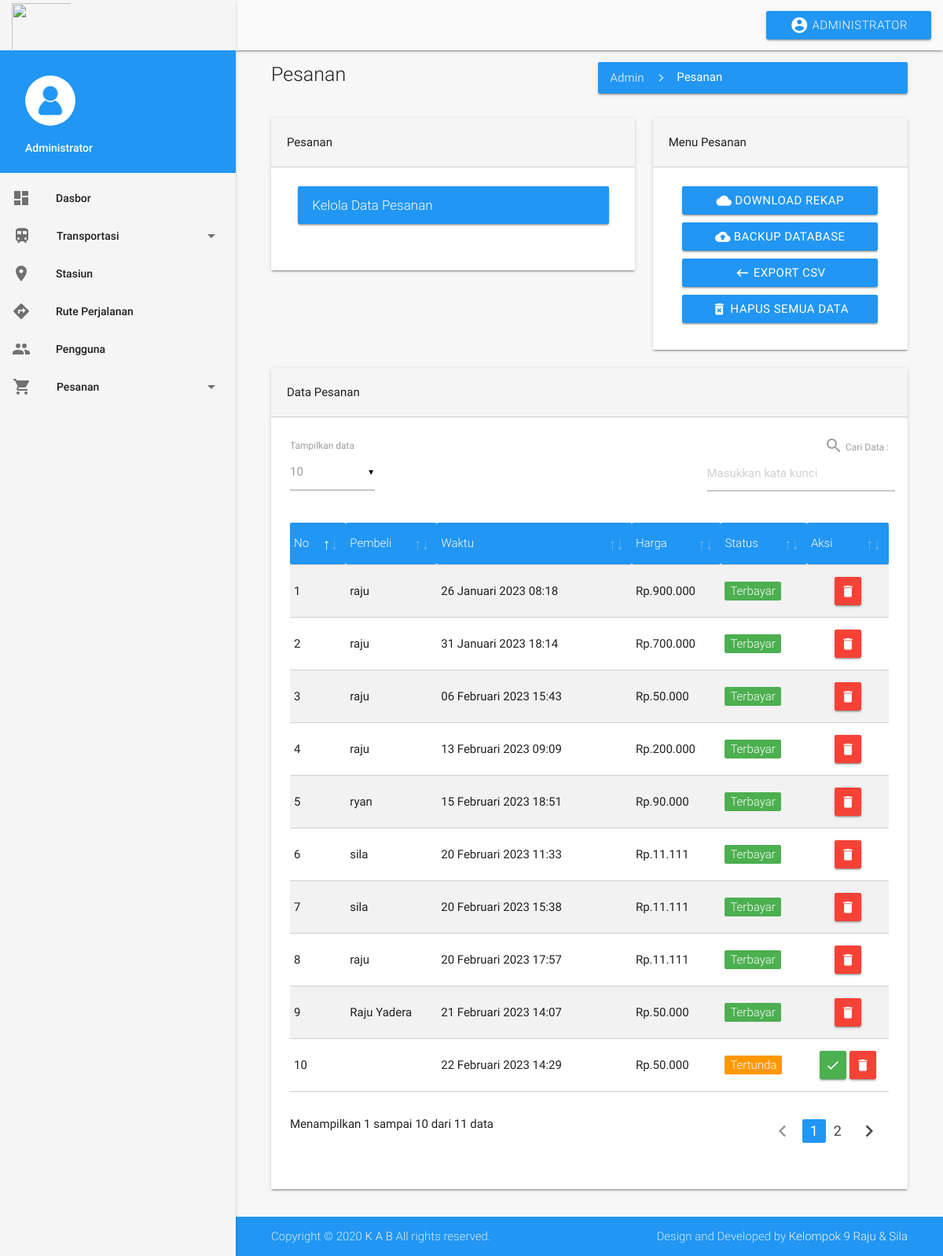
The app's page /admin/order with its own data.
### tables this page shows
CREATE TABLE `order` (
  `id_order` int(11) NOT NULL,
  `final_price` int(11) NOT NULL,
  `id_payment_type` int(11) NOT NULL,
  `buyer_name` varchar(100) NOT NULL,
  `buyer_email` varchar(100) NOT NULL,
  `buyer_phone` varchar(100) NOT NULL,
  `status` enum('Tertunda','Terbayar','Batal') NOT NULL,
  `order_date` date NOT NULL,
  `order_time` time NOT NULL,
  `id_costumer` int(11) NOT NULL,
  `id_promo_code` int(11) NOT NULL
);

### application/controllers/admin/Order.php (called while the page is built, shortened)
<?php
class Order extends CI_Controller{
    public $page='order';
    public $primary_key='id_order';
	public function index($action='',$id=''){
		$data['title'] = 'Pesanan';
		$data['content'] = 'admin/crud_custom2';
		$data['tableTitle'] = array('Pembeli','Waktu','Harga','Status');
		$data['tableField'] = array('buyer_name','time','price','pay_status');
		$data['data'] = $this->m_general->gOrderA();
		$data['action'] = $action;
		$data['page'] = $this->page;
		$data['primary_key'] = $this->primary_key;
		$this->load->view('admin/template',$data);
	}
}

### index.php (called while the page is built, shortened)
<?php
require_once BASEPATH.'core/CodeIgniter.php';

### application/helpers/tanggalindo_helper.php (called while the page is built, shortened)
<?php  if ( ! defined('BASEPATH')) exit('No direct script access allowed');
 if ( ! function_exists('bulan'))
{
    function bulan($bln)
    {
        switch ($bln)
        {
            case 1:
                return "Januari";
                break;
            case 2:
                return "Februari";
                break;
        }
    }
} if ( ! function_exists('bulann'))
{
    function bulann($bln)
    {
        switch ($bln)
        {
            case 1:
                return "Jan";
                break;
            case 2:
                return "Feb";
                break;
            case 3:
                return "Mar";
                break;
            case 4:
                return "Apr";
                break;
            case 5:
                return "Mei";
                break;
            case 6:
                return "Jun";
                break;
            case 7:
                return "Jul";
                break;
            case 8:
                return "Agu";
                break;
            case 9:
                return "Sep";
                break;
            case 10:
                return "Okt";
                break;
            case 11:
                return "Nov";
                break;
            case 12:
                return "Des";
                break;
        }
    }
}
if ( ! function_exists('tgl_indo'))
{
    function tgl_indo($tgl)
    {
        $ubah = gmdate($tgl, time()+60*60*8);
        $pecah = explode("-",$ubah);
        $tanggal = $pecah[2];
        $bulan = bulan($pecah[1]);
        $tahun = $pecah[0];
        return $tanggal.' '.$bulan.' '.$tahun;
    }
}
if ( ! function_exists('stime'))
{
    function stime($time)
    {
        $t = substr($time,0,5);
        return $t;
    }
}
if( ! function_exists('rupiah')){
function rupiah($angka)
{
           $jadi="Rp.".number_format($angka,0,',','.');
            return $jadi;
}
}

### application/models/M_general.php (the view, shortened to what this page needs)
<?php
class M_General extends CI_Model{
	public function gOrderA(){
		$this->db->join('payment_type','payment_type.id_payment_type=order.id_payment_type');
		$query = $this->db->get('order')->result();
		$x=0;
		foreach($query as $d){
			if($d->status=='Terbayar'){
				$color = "green";
			}elseif($d->status=='Tertunda'){
				$color = "orange";
			}elseif($d->status=='Batal'){
				$color = "red";
			}
			$query[$x]->time = tgl_indo($d->order_date).' '.stime($d->order_time);
			$query[$x]->price = rupiah($d->final_price);
			$query[$x]->pay_status = '<span class="label-flat '.$color.'">'.$d->status.'</span>';
			$x++;
		}
		return $query;
	}
	public function gReservationW($where){
		$this->db->where($where);
		$this->db->join('rute','rute.id_rute=reservation.id_rute');
		$query = $this->db->get('reservation');
		return $query;
	}
}

### application/views/admin/template.php (shortened to what this page needs)
<!DOCTYPE html>
<html>
<head>
  <link rel="stylesheet" href="<?= base_url() . "assets/" ?>css/materialize.css">
  <link rel="stylesheet" href="<?= base_url() . "assets/" ?>css/style.css">
  <link rel="stylesheet" href="<?= base_url() . "assets/" ?>css/admin.css">
  <link rel="stylesheet" href="<?= base_url() . "assets/" ?>css/dataTables.material.min.css">
</head>
<body>
  <header>
    <nav class="nav-material grey lighten-5">
      <div class="nav-wrapper">
        <ul class="right hide-on-med-and-down">
          <li> <a class='light dropdown-button btn blue' href='#' data-activates='dropdown1'>
              <i class="material-icons inline-text">account_circle</i> Administrator</a>
          </li>
        </ul>
        <ul class="side-nav fixed grey lighten-4" id="mobile-demo">
          <div class="side-logo hide-sm ">
            <img src="<?= base_url() . "assets/" ?>images/logo2.png" style="height: 70px; width: 90px; padding-bottom: 5px; ">
          </div>
          <li>
            <div class="user-view">
              <div class="background blue">
              </div>
              <a href="#!user"><img class="circle" src="<?= base_url() . "assets/" ?>images/user-white.png"></a>
              <a href="#!name" style="padding-bottom: 20px;"><span class="white-text name">Administrator</span></a>
            </div>
          </li>
          <li><a href="<?= site_url('admin/dashboard') ?>"><i class="material-icons">dashboard</i>Dasbor</a></li>
          <li class="no-padding">
            <ul class="collapsible collapsible-accordion">
              <li>
                <a class="collapsible-header">
                  <i class="material-icons">train</i>Transportasi<i class="material-icons dropdown">arrow_drop_down</i></a>
              </li>
            </ul>
          </li>
          <li><a href="<?= site_url('admin/place') ?>"><i class="material-icons">location_on</i> Stasiun</a></li>
          <li><a href="<?= site_url('admin/rute') ?>"><i class="material-icons">directions</i>Rute Perjalanan</a></li>
          <li><a href="<?= site_url('admin/costumer') ?>"><i class="material-icons">group</i>Pengguna</a></li>
          <li class="no-padding">
            <ul class="collapsible collapsible-accordion">
              <li>
                <a class="collapsible-header">
                  <i class="material-icons">shopping_cart</i>Pesanan<i class="material-icons dropdown">arrow_drop_down</i></a>
              </li>
            </ul>
          </li>
        </ul>
      </div>
    </nav>
  </header>
  <?php $this->load->view($content) ?>
  <footer class="page-footer">
    <div class="footer-copyright blue">
      <div class="container">
        <span>Copyright &copy; 2020 <a class="grey-text text-lighten-4" href="<?= base_url() ?>" target="_blank">K A B</a> All rights reserved.</span>
        <span class="right"> Design and Developed by <a class="grey-text text-lighten-4" href="<?=base_url()?>">Kelompok 9 Raju & Sila</a></span>
      </div>
    </div>
  </footer>
</body>
</html>

### application/views/admin/crud_custom2.php (shortened to what this page needs)
<main>
  <div class="container">
    <div class="admin-title">
      <div class="row">
        <div class="col m6 s12">
          <h4 class="light"><?=$title?></h4>
        </div>
        <div class="col m6 s12">
         <div class="nav-breadcrumb blue">
          <a href="#!" class="breadcrumb">Admin</a>
          <a href="#!" class="breadcrumb"><?=$title?></a>
        </div>
      </div>
    </div>
  </div>
  <div class="row">
    <div class="col m7 s12">
      <div class="card grey lighten-4">
        <div class="title-card grey lighten-4"><?=$title?></div>
        <div class="card-content white">
          <div class="container">
            <div class="row">
              <?php
              if($this->session->flashdata('pesan')){
                echo $this->session->flashdata('pesan');
              }else{
                if(isset($info)){
                  echo '<div class="alert blue lighten-1">'.$info.'</div>';
                }else{
                  if($action==''){
                    echo '<div class="alert blue">Kelola Data '.$title.'</div>';
                  }elseif(isset($info)){
                    echo '<div class="alert blue lighten-1">'.$info.'</div>';
                  }
                }
              }
                ?>
            </div>
          </div>
        </div>
      </div>
    </div>
    <div class="col m5 s12">
      <div class="card grey lighten-4">
        <div class="title-card grey lighten-4">Menu <?=$title?></div>
        <div class="card-content white">
          <div class="container">
            <div class="btn-group">
              <a href="<?=site_url('admin/'.$page.'/index/rec')?>" class="btn waves-effect waves-light block"><i class="material-icons inline-text">cloud</i> Download Rekap Order</a>
              <a href="<?=site_url('admin/'.$page.'/backup')?>" class="btn waves-effect waves-light block"><i class="material-icons inline-text">backup</i> Backup Database</a>
              <a href="<?=site_url('admin/'.$page.'/export')?>" class="btn waves-effect waves-light block"><i class="material-icons inline-text">keyboard_backspace</i> Export CSV</a>
              <a href="#truncate" class="btn waves-effect modal-trigger waves-light block"><i class="material-icons inline-text">delete_forever</i> Hapus Semua Data</a>
            </div>
          </div>
        </div>
      </div>
    </div>
    <div class="col m12 s12">
      <div class="card grey lighten-4">
        <div class="title-card grey lighten-4">Data <?=$title?></div>
        <div class="card-content white">
          <table class="datatables responsive-table striped bordered">
            <thead class="blue">
              <tr class="white-text">
                <th class="light">No</th>
                <?php
                foreach($tableTitle as $tt){
                  echo '<th class="light">'.$tt.'</th>';
                }
                ?>
                <th width="15%" class="light">Aksi</th>
              </tr>
            </thead>
            <tbody>
              <?php $no=1; foreach($data as $d){?>
              <tr>
                <td><?=$no?></td>
                <?php
                foreach($tableField as $tf){
                  echo '<td>'.$d->$tf.'</td>';
                }
                ?>
                <td style="text-align: center">
                  <?php if($d->status=='Tertunda'){?>
                  <a href="<?=site_url('admin/'.$page.'/p/accept/'.$d->$primary_key.'')?>" class="btn waves-effect waves-light action green tooltipped" data-position="top" data-delay="50" data-tooltip="Terima Pembayaran"><i class="material-icons">done</i></a>
                  <?php } ?>
                  <a href="#deleteDialog<?=$d->$primary_key?>" class="btn waves-effect modal-trigger waves-light action modal-trigger red  tooltipped" data-position="top" data-delay="50" data-tooltip="Hapus Data"><i class="material-icons">delete</i></a>
                </td>
                <?php $no++; } ?>
              </tr>
            </tbody>
          </table>
        </div>
      </div>
    </div>
  </div>
                  </div>
                </main>

### assets/css/style.css (style rules this page uses)
body { background-color: #f7f7f7; }
nav ul li a { color: #424242; }
.title-card { padding : 20px; border-bottom: solid 1px #cdcdcd; }
.material-icons.inline-text { vertical-align: bottom; }
nav.nav-material ul li>a i { display: inline-block; }
.label-flat { font-weight: 300; padding : 3px 7px 3px 7px; border-radius: 2px; color: white; }
.alert { font-size: 17px; font-weight: 300; position: relative; padding: 0.75rem 1.25rem; margin-bottom: 1rem; -webkit-box-shadow: 0 2px 2px 0 rgba(0, 0, 0, 0.14), 0 1px 5px 0 rgba(0, 0, 0, 0.12), 0 3px 1px -2px rgba(0, 0, 0, 0.2); box-shadow: 0 2px 2px 0 rgba(0, 0, 0, 0.14), 0 1px 5px 0 rgba(0, 0, 0, 0.12), 0 3px 1px -2px rgba(0, 0, 0, 0.2); border-radius: 2px; color: white; }
.btn.block { width: 100%; }
.btn-group a { margin-bottom: 10px; }
.btn.action { padding: 0 0.5rem; }

### assets/css/admin.css (style rules this page uses)
body { background-color: #f7f7f7; }
header,main, footer { padding-left: 300px; }
.side-nav li>a { padding-left: 15px; }
.hide-sm { display: block !important; }
.side-logo { max-height: 64px; height: 64px; }
.side-logo img { padding-top: 4px; padding-left: 15px; width: 200px; }
.material-icons.dropdown { float: right !important; margin-right: 3px !important; }
@media only screen and (min-width: 601px) { .container { width: 90%; } }
@media only screen and (min-width: 993px) { .container { width: 90%; } }
.admin-title h4 { font-size: 25px; }
.nav-breadcrumb { widows: 100%; margin-top: 15px; padding: 5px 15px 5px 15px; -webkit-box-shadow: 0 2px 2px 0 rgba(0, 0, 0, 0.14), 0 1px 5px 0 rgba(0, 0, 0, 0.12), 0 3px 1px -2px rgba(0, 0, 0, 0.2); box-shadow: 0 2px 2px 0 rgba(0, 0, 0, 0.14), 0 1px 5px 0 rgba(0, 0, 0, 0.12), 0 3px 1px -2px rgba(0, 0, 0, 0.2); border-radius: 2px; }
.nav-breadcrumb a { vertical-align: middle; font-size: 15px; }
.breadcrumb:before { font-size: 20px; vertical-align: middle; }
.page-footer { padding-top: 0px; }

### records on screen
order: tf "raju", tf "26 Januari 2023 08:18", tf "Rp.900.000", status "Terbayar"
order: tf "raju", tf "31 Januari 2023 18:14", tf "Rp.700.000", status "Terbayar"
order: tf "raju", tf "06 Februari 2023 15:43", tf "Rp.50.000", status "Terbayar"
order: tf "raju", tf "13 Februari 2023 09:09", tf "Rp.200.000", status "Terbayar"
order: tf "ryan", tf "15 Februari 2023 18:51", tf "Rp.90.000", status "Terbayar"
order: tf "sila", tf "20 Februari 2023 11:33", tf "Rp.11.111", status "Terbayar"
order: tf "sila", tf "20 Februari 2023 15:38", tf "Rp.11.111", status "Terbayar"
order: tf "raju", tf "20 Februari 2023 17:57", tf "Rp.11.111", status "Terbayar"
order: tf "Raju Yadera", tf "21 Februari 2023 14:07", tf "Rp.50.000", status "Terbayar"
order: tf "22 Februari 2023 14:29", tf "Rp.50.000", status "Tertunda"

### other values on screen
$title "Pesanan"
$tt "Pembeli"
$tt "Waktu"
$tt "Harga"
$tt "Status"
